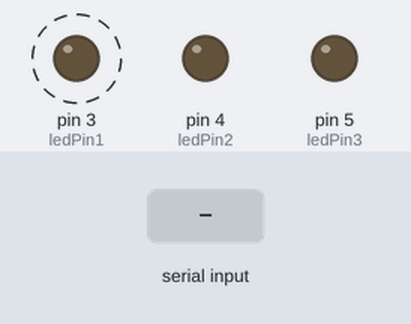
The sketch below on a simulated Arduino Uno, built with avr-gcc and run on an emulated ATmega328P. On the bench: output pins drawn as LEDs (lit = HIGH). Dashed ring = blinking. The test bench sets the inputs (shaded band).

Above: at 1.2 s.
1.3 s: "3" received over Serial
At 2.8 s:
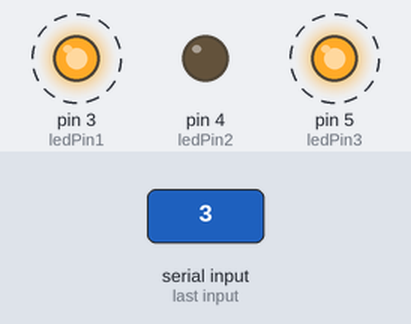
4.3 s: "2" received over Serial
At 5.3 s:
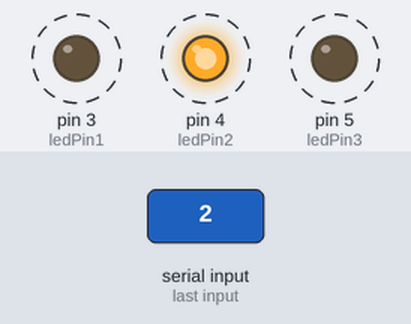
Timing chart, 0 to 20.5 s (numbered marks = the images above; inputs shaded):
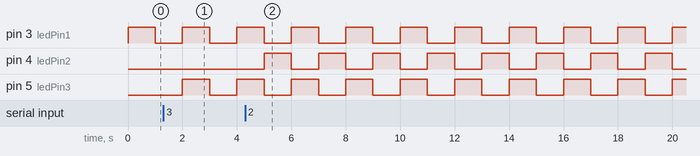

The sketch:

3.ino
```cpp
#define ledPin1 3
#define ledPin2 4
#define ledPin3 5

bool state1 = false;
bool state2 = false;
bool state3 = false;

bool blink2 = false;
bool blink3 = false;

void setup(){
  Serial.begin(9600);
  cli();
  TCCR1A = 0;
  TCCR1B = 0;
  TCNT1 = 0;
  OCR1A = 62500;
  TCCR1B = TCCR1B | (1 << WGM12);
  TCCR1B = TCCR1B | (1 << CS12);
  TIMSK1 |= (1 << OCIE1A);
  pinMode(ledPin1, OUTPUT);
  pinMode(ledPin2, OUTPUT);
  pinMode(ledPin3, OUTPUT);
  sei();
}

void loop(){
  digitalWrite(ledPin1, state1);
  digitalWrite(ledPin2, state2);
  digitalWrite(ledPin3, state3);
  if (Serial.available() >= 1){
    int pin = Serial.read();
    if (pin == '2'){
      blink2 = !blink2;
    }
    if (pin == '3'){
      blink3 = !blink3;
    }
  }
}

ISR(TIMER1_COMPA_vect){
  state1 = !state1;
  state2 = blink2?!state2:false;
  state3 = blink3?!state3:false;
}
```

Measured:
- after the input at 1.3 s, pin 5 (ledPin3): LOW → HIGH after 0.70 s, → LOW 1.0 s later, → HIGH 1.0 s later
- after the input at 4.3 s, pin 4 (ledPin2): alternates HIGH for 1.0 s and LOW for 1.0 s, starting after 0.70 s
- by itself, pin 3 (ledPin1): alternates HIGH for 1.0 s and LOW for 1.0 s
